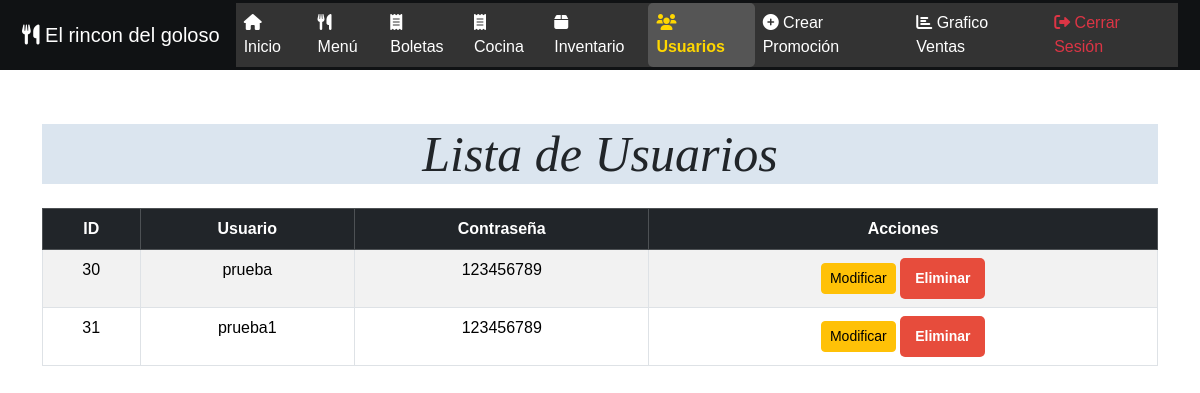
Page /ver_usuarios (signed in) on the committed database.
### tables this page shows
CREATE TABLE Usuario (
    id_usuario INTEGER PRIMARY KEY AUTOINCREMENT,
    usuario TEXT,
    contrasena TEXT
, rol TEXT NOT NULL DEFAULT 'usuario');

### app.py (the view)
@app.route('/ver_usuarios')
@login_required
def ver_usuarios():
    conn = sqlite3.connect('cliente.db')
    cursor = conn.cursor()
    cursor.execute('SELECT * FROM Usuario')
    usuarios = cursor.fetchall()
    conn.close()
    return render_template('ver_usuarios.html', usuarios=usuarios, show_navbar=True)

### app.py (called while the page is built)
def get_db_connection():
    conn = sqlite3.connect('cliente.db')
    conn.row_factory = sqlite3.Row
    return conn

@login_manager.user_loader
def load_user(user_id):
    return User.get(user_id)

    @staticmethod
    def get(user_id):
        conn = get_db_connection()
        cursor = conn.cursor()
        cursor.execute('SELECT * FROM Usuario WHERE id_usuario = ?', (user_id,))
        user = cursor.fetchone()
        conn.close()
        if user:
            return User(user['id_usuario'], user['usuario'])
        return None

### templates/ver_usuarios.html (shortened to what this page needs)
{% extends "base.html" %}
{% block content %}
<div class="container mt-4">
    <h1 class="text-center mb-4" style="text-align: center; font-style: italic; font-family: 'Times New Roman', Times, serif; font-size: 50px; background-color: rgba(192, 211, 227, 0.575);">Lista de Usuarios</h1>
    <div class="table-responsive">
        <table class="table table-striped table-bordered text-center">
            <thead class="table-dark">
                <tr>
                    <th>ID</th>
                    <th>Usuario</th>
                    <th>Contraseña</th>
                    <th>Acciones</th>
                </tr>
            </thead>
            <tbody>
                {% for usuario in usuarios %}
                <tr>
                    <td>{{ usuario[0] }}</td>
                    <td>{{ usuario[1] }}</td>
                    <td>{{ usuario[2] }}</td>
                    <td>
                        <button class="btn btn-warning btn-sm"
                                data-bs-toggle="modal"
                                data-bs-target="#modificarUsuarioModal"
                                onclick="cargarDatos({{ usuario[0] }}, '{{ usuario[1] }}', '{{ usuario[2] }}')">
                            Modificar
                        </button>
                        <form method="POST" action="{{ url_for('eliminar_usuario', usuario_id=usuario[0]) }}" style="display:inline;">
                            <button type="submit" class="btn btn-danger btn-sm">Eliminar</button>
                        </form>
                    </td>
                </tr>
                {% endfor %}
            </tbody>
        </table>
    </div>
</div>
{% endblock %}

### static/css/styles.css (style rules this page uses)
body, h1, h2, p, a, input, button { margin: 0; padding: 0; font-family: 'Arial', sans-serif; box-sizing: border-box; }
body { background-image: url('/static/img/banner.png'); margin: 0; padding: 0; min-height: 100vh; display: flex; flex-direction: column; }
.btn-danger, .btn-primary { padding: 10px 15px; border-radius: 5px; font-size: 14px; font-weight: bold; transition: background-color 0.3s ease, transform 0.2s ease; }
.btn-danger { background-color: #e74c3c; color: #fff; border: none; }

### templates/base.html (style rules this page uses)
body { padding-top: 60px; }

### rows in the picture
Usuario: id_usuario "30", usuario "prueba", contrasena "123456789"
Usuario: id_usuario "31", usuario "prueba1", contrasena "123456789"
